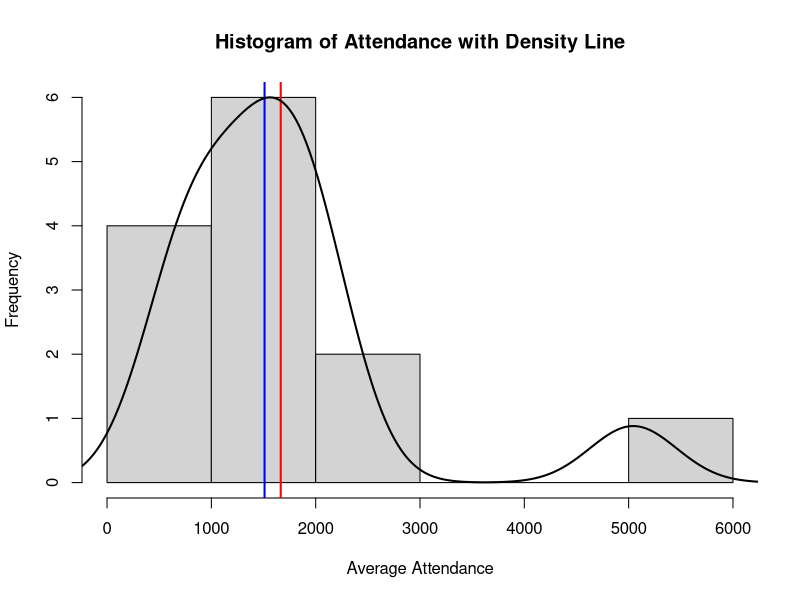
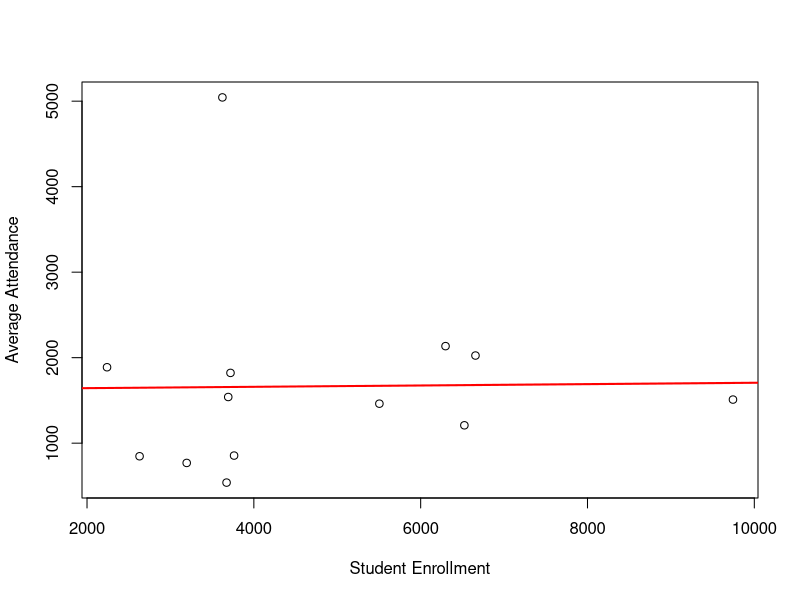
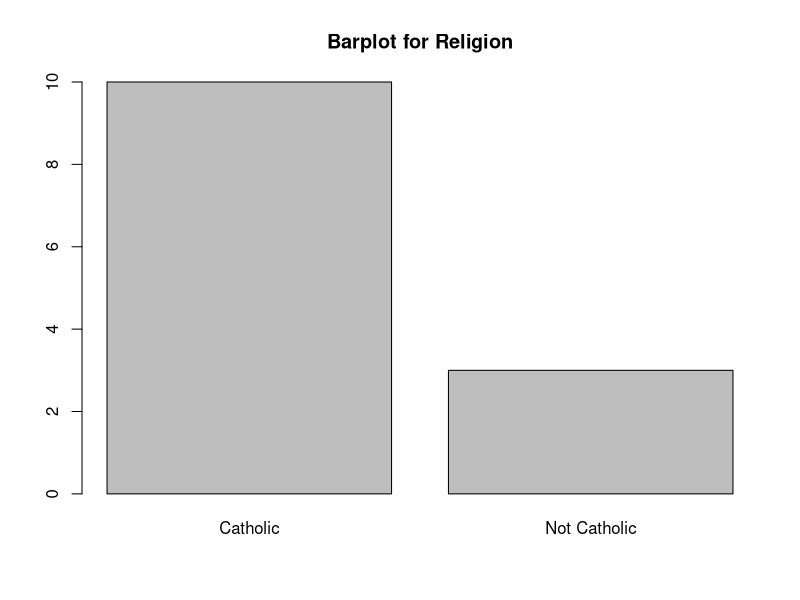
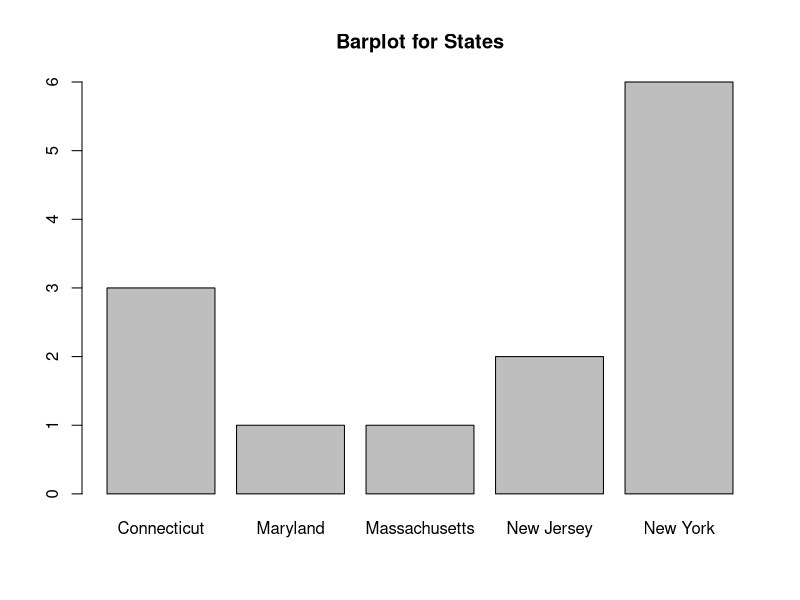

Generate these figures, in order, with R:
## ---- chunk 1
#| echo: false
#| warning: false

library(knitr)
library(kableExtra)

# Create the data frame
college_data <- data.frame(
  College = c("Canisius", "Fairfield", "Iona", "Manhattan", "Marist",
              "Merrimack", "Mount St. Mary's", "Niagara", "Quinnipiac",
              "Rider", "Sacred Heart", "Saint Peter's", "Siena"),
  Average_Attendance = c(847, 2135, 1822, 769, 2025, 1462,
                                   1888, 855, 1510, 1540, 1209, 539, 5044)
)

# Render the table
kable(college_data,
      col.names = c("College", "Mean Attendance"))
## ---- chunk 2
#| echo: FALSE

# Attendance values
attendance <- c(847, 2135, 1822, 769, 2025, 1462, 1888, 855, 1510, 1540, 1209, 539, 5044)

# Plot histogram with counts (default), store histogram object to access break points
hist_obj <- hist(attendance,
                 breaks = 5,
                 main = "Histogram of Attendance with Density Line",
                 xlab = "Average Attendance",
                 ylab = "Frequency")

# Add density line scaled to match the count-based histogram
density_curve <- density(attendance)

# Rescale density to match histogram count scale
scale_factor <- max(hist_obj$counts) / max(density_curve$y)

abline(v=mean(attendance), col="red", lwd=2)
abline(v=median(attendance), col="blue", lwd=2)
lines(density_curve$x, density_curve$y * scale_factor,
      col = "black", lwd = 2)

## ---- chunk 3
#| echo: false
#| warning: false

library(knitr)
library(kableExtra)

# Create the data frame
college_data <- data.frame(
  College = c("Canisius", "Fairfield", "Iona", "Manhattan", "Marist",
              "Merrimack", "Mount St. Mary's", "Niagara", "Quinnipiac",
              "Rider", "Sacred Heart", "Saint Peter's", "Siena"),
  Average_Attendance = c(847, 2135, 1822, 769, 2025, 1462,
                                   1888, 855, 1510, 1540, 1209, 539, 5044),
  Student_Enrollment = c(2630, 6298, 3720, 3195, 6657, 5505, 2240, 3763,
                         9744, 3693, 6524, 3673, 3623),
  stringsAsFactors = FALSE
)

# Render the table
kable(college_data,
      col.names = c("College", "Mean Attendance", "Student Enrollment"))
## ---- chunk 4
#| echo: FALSE

enrollment <- c(2630,6298,3720,3195,6657,5505,2240,3763,9744,3693,6524,3673,3623)

model <- lm(attendance ~ enrollment)

plot(enrollment, attendance, xlab="Student Enrollment", ylab="Average Attendance")
abline(model, col="red", lwd=2)

## ---- chunk 5
#| echo: false
#| warning: false

library(knitr)
library(kableExtra)

# Create the data frame
college_data <- data.frame(
  College = c("Canisius", "Fairfield", "Iona", "Manhattan", "Marist",
              "Merrimack", "Mount St. Mary's", "Niagara", "Quinnipiac",
              "Rider", "Sacred Heart", "Saint Peter's", "Siena"),
  Average_Attendance = c(847, 2135, 1822, 769, 2025, 1462,
                                   1888, 855, 1510, 1540, 1209, 539, 5044),
  Student_Enrollment = c(2630, 6298, 3720, 3195, 6657, 5505, 2240, 3763,
                         9744, 3693, 6524, 3673, 3623),
  Religious = c("Catholic", "Catholic", "Catholic", "Catholic", "Not Catholic",
                "Catholic", "Catholic", "Catholic", "Not Catholic", "Not Catholic",
                "Catholic", "Catholic", "Catholic"),
  State = c("New York", "Connecticut", "New York", "New York", "New York",
            "Massachusetts", "Maryland", "New York", "Connecticut", "New Jersey",
            "Connecticut", "New Jersey", "New York"),
  stringsAsFactors = FALSE
)

# Render the table
kable(college_data,
      col.names = c("College", "Mean Attendance", "Student Enrollment", "Religious", "State"))
## ---- chunk 6
#| echo: false

MAAC <- data.frame(
  College = c("Canisius", "Fairfield", "Iona", "Manhattan", "Marist",
              "Merrimack", "Mount St. Mary's", "Niagara", "Quinnipiac",
              "Rider", "Sacred Heart", "Saint Peter's", "Siena"),
  Average_Basketball_Attendance = c(847, 2135, 1822, 769, 2025, 1462,
                                     1888, 855, 1510, 1540, 1209, 539, 5044),
  Student_Enrollment = c(2630, 6298, 3720, 3195, 6657, 5505, 2240, 3763,
                         9744, 3693, 6524, 3673, 3623),
  Religious = c("Catholic", "Catholic", "Catholic", "Catholic", "Not Catholic",
                "Catholic", "Catholic", "Catholic", "Not Catholic", "Not Catholic",
                "Catholic", "Catholic", "Catholic"),
  State = c("New York", "Connecticut", "New York", "New York", "New York",
            "Massachusetts", "Maryland", "New York", "Connecticut", "New Jersey",
            "Connecticut", "New Jersey", "New York"),
  stringsAsFactors = FALSE
)

barplot(table(MAAC$Religious), main="Barplot for Religion")
barplot(table(MAAC$State), main="Barplot for States")

## ---- chunk 7
#| echo: false
#| warning: false

library(knitr)

tbl <- aggregate(MAAC$Average_Basketball_Attendance,
                 by = list(State = MAAC$State), mean)

kable(tbl, col.names = c("State", "Mean Attendance"))
